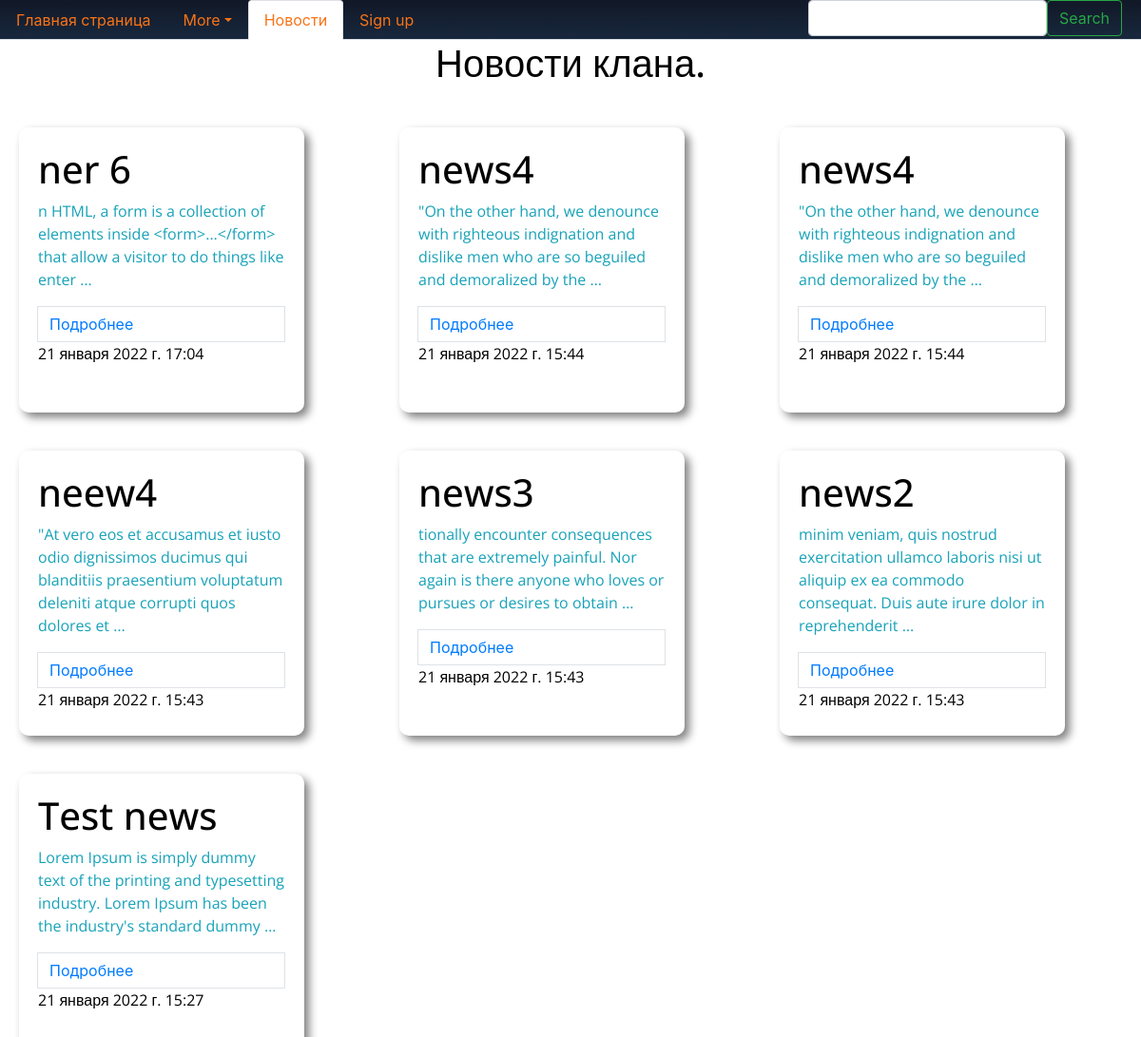
Page /news/ on the committed database.
### main/models.py (models this page shows, shortened)
class News(models.Model):
    title = models.CharField(max_length=64)
    slug = models.SlugField(unique=True, auto_created=True, db_index=True)
    content = models.TextField()
    date = models.DateTimeField(auto_now=True)

### main/views.py (the view)
# urls.py: path('news/', news),
def news(request):
    news = News.objects.all()
    data={'news': news}
    return render(request, 'main/news.html', data)

### main/templates/main/news.html (shortened to what this page needs)
<!doctype html>
<html lang="en">
  <head>
    <link rel="stylesheet" href="https://cdn.jsdelivr.net/npm/bootstrap@4.6.1/dist/css/bootstrap.min.css">
  </head>
  <body>
    <ul class="nav nav-tabs" style="background: linear-gradient(#111827, #18283D);">
        <li class="nav-item">
          <a class="nav-link" href="/" style='color:#F97316;'>Главная страница</a>
        </li>
        <li class="nav-item dropdown">
          <a class="nav-link dropdown-toggle" data-toggle="dropdown" href="#" role="button" aria-expanded="false" style='color:#F97316;'>More</a>
        </li>
        <li class="nav-item">
          <a class="nav-link active" href="" style='color:#F97316;'>Новости</a>
        </li>
        <li class="nav-item">
          <a class="nav-link" href="/signup" style='color:#F97316;'>Sign up</a>
        </li>
        <div class="container-fluid">
          <form class="d-flex" method='POST' action="{% url 'searchForNews' %}">
            <input class="form-control me-2" type='search' plaseholder='Искать по имени боя' name='searched'>
            <button class="btn btn-outline-success" type="submit">Search</button>
          </form>
        </div>
      </ul>
      <p class='h1 text-center'>Новости клана.</p>
      <div class='wraper'>
       {% for i in news reversed %}
       <div class='content'>
        <p class='h1'>{{ i.title }}</p>
        <p class='text-info'>{{ i.content|truncatewords:20 }}</p>
        <a href='/news/more/{{ i.slug }}' class='page-link'>Подробнее</a>
        <p class='datetime'>{{ i.date }}</p>
       </div>
       {% empty %}
       <p class='h1 text-center'
       {% endfor %}
      </div>
  </body>
</html>

### main/templates/main/news.html (style rules this page uses)
p { font-family: 'Open Sans', sans-serif; color: black; }
.wraper { padding: 10px; padding: 1em 0 1em 0; display: grid; grid-template-columns: repeat(auto-fill, 400px); }
.content { margin: 20px; width: 300px; height: 300px; padding: 20px; border-radius: 10px; box-shadow: 5px 5px 10px grey; }
.container-fluid { position: absolute; right: 5px; top: 0; text-align: end; width: 30%; }

### rows in the picture
News: title "ner 6", content "n HTML, a form is a collection of elements inside <form>...</form> that allow a visitor to do things like enter …", date "21 января 2022 г. 17:04"
News: title "news4", content "\"On the other hand, we denounce with righteous indignation and dislike men who are so beguiled and demoralized by the …", date "21 января 2022 г. 15:44"
News: title "news4", content "\"On the other hand, we denounce with righteous indignation and dislike men who are so beguiled and demoralized by the …", date "21 января 2022 г. 15:44"
News: title "neew4", content "\"At vero eos et accusamus et iusto odio dignissimos ducimus qui blanditiis praesentium voluptatum deleniti atque corrupti quos dolores et …", date "21 января 2022 г. 15:43"
News: title "news3", content "tionally encounter consequences that are extremely painful. Nor again is there anyone who loves or pursues or desires to obtain …", date "21 января 2022 г. 15:43"
News: title "news2", content "minim veniam, quis nostrud exercitation ullamco laboris nisi ut aliquip ex ea commodo consequat. Duis aute irure dolor in reprehenderit …", date "21 января 2022 г. 15:43"
News: title "Test news", content "Lorem Ipsum is simply dummy text of the printing and typesetting industry. Lorem Ipsum has been the industry's standard dummy …", date "21 января 2022 г. 15:27"
